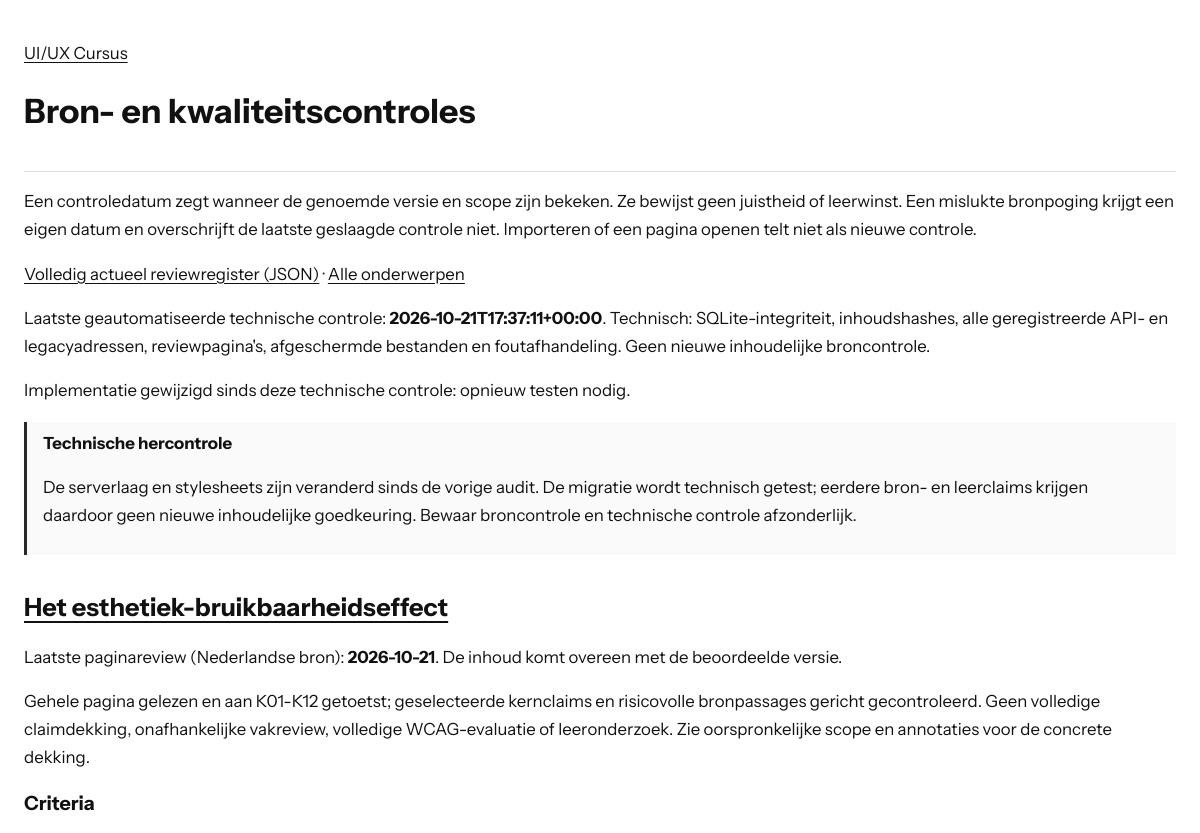
The page /checks.php?topic=esthetiek-en-bruikbaarheid (upper part) on the database as committed earlier.
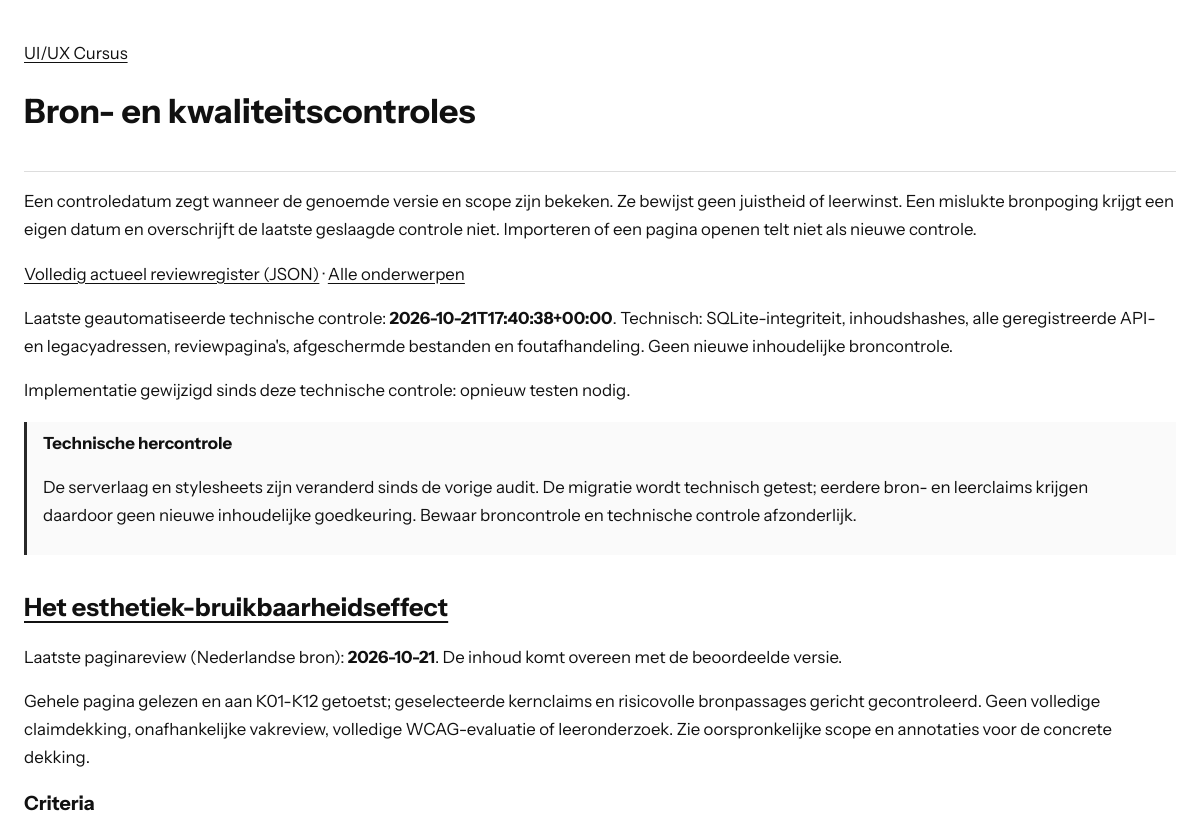
The same page on the database as committed later.
### tables this page shows
CREATE TABLE metadata (key TEXT PRIMARY KEY, value TEXT NOT NULL);

### lib/course.php (called while the page is built, shortened)
<?php
function course_decode(string $value): array
{
    return json_decode($value, true, 512, JSON_THROW_ON_ERROR);
}
function course_meta(PDO $db, string $key): array
{
    $q = $db->prepare('SELECT value FROM metadata WHERE key = ?');
    $q->execute([$key]);
    $value = $q->fetchColumn();
    return $value === false ? [] : course_decode($value);
}
function course_topics(PDO $db): array
{
    $q = $db->prepare('SELECT id, metadata_json FROM topics ORDER BY position');
    $q->execute();
    return array_map(static function (array $row): array {
        $topic = course_decode($row['metadata_json']);
        $topic['contentFile'] = 'api.php?resource=content&id=' . rawurlencode($row['id']) . '&lang=nl';
        return $topic;
    }, $q->fetchAll());
}
function course_review(PDO $db, string $id): ?array
{
    $q = $db->prepare('SELECT p.*, c.content_hash FROM page_reviews p JOIN contents c ON c.topic_id=p.topic_id AND c.lang=? WHERE p.topic_id=?');
    $q->execute(['nl', $id]);
    $row = $q->fetch();
    $review = course_decode($row['review_json']);
    $review['review_language'] = 'nl';
    $review['last_checked_at'] = $row['last_checked_at'];
    $review['checked_hash'] = $row['checked_hash'];
    $review['current_hash'] = $row['content_hash'];
    $review['needs_content_review'] = $row['checked_hash'] !== $row['content_hash'];
    $q = $db->prepare('SELECT * FROM criterion_checks WHERE topic_id=? ORDER BY criterion');
    $q->execute([$id]);
    foreach ($q as $item) {
        $review['criteria'][$item['criterion']] = [
            'status' => $item['status'], 'evidence' => $item['evidence'],
            'last_checked_at' => $item['last_checked_at'], 'checked_hash' => $item['checked_hash'],
            'needs_review' => $item['checked_hash'] !== $row['content_hash'],
        ];
    }
    $q = $db->prepare('SELECT * FROM claims WHERE topic_id=? ORDER BY id');
    $q->execute([$id]);
    $review['claims'] = [];
    foreach ($q as $item) {
        $claim = course_decode($item['claim_json']);
        $claim['verification'] = $item['verification'];
        $claim['last_attempted_at'] = $item['last_attempted_at'];
        $claim['last_checked_at'] = $item['last_checked_at'];
        $claim['checked_hash'] = $item['checked_hash'];
        $claim['needs_review'] = $item['last_checked_at'] === null || $item['checked_hash'] !== $row['content_hash'];
        $review['claims'][] = $claim;
    }
    return $review;
}
function course_dependencies(PDO $db): array
{
    $expected = course_meta($db, 'audit')['dependency_hashes'] ?? [];
    $result = [];
    foreach ($expected as $file => $hash) {
        $path = COURSE_ROOT . '/' . $file;
        $current = is_file($path) ? hash_file('sha256', $path) : null;
        $result[] = ['file' => $file, 'checked_hash' => $hash, 'current_hash' => $current, 'needs_review' => $current !== $hash];
    }
    return $result;
}
function course_e(mixed $text): string
{
    return htmlspecialchars((string)$text, ENT_QUOTES | ENT_SUBSTITUTE, 'UTF-8');
}
function course_slug(mixed $value): ?string
{
    return is_string($value) && preg_match('/\A[a-z0-9]+(?:-[a-z0-9]+)*\z/D', $value) ? $value : null;
}

### checks.php (the view, shortened to what the changed rows need)
<?php
require_once __DIR__ . '/lib/course.php';
try {
    $db = course_db();
    $topics = course_topics($db);
    $selected = isset($_GET['topic']) ? course_slug($_GET['topic']) : null;
    $review = $selected !== null ? course_review($db, $selected) : null;
    $reviews = $selected === null ? course_reviews($db)['records'] : [$review];
} catch (Throwable $error) {
    error_log('Course checks: ' . $error->getMessage());
    http_response_code(503);
    exit('De controles zijn tijdelijk niet beschikbaar.');
}
?>
<!doctype html>
<html lang="nl"><head><meta charset="utf-8"><meta name="viewport" content="width=device-width,initial-scale=1">
<title>Bron- en kwaliteitscontroles - UI/UX Cursus</title><link rel="stylesheet" href="styles/checks.css?v=instrument1"></head>
<body><header><a href="index.php">UI/UX Cursus</a><h1>Bron- en kwaliteitscontroles</h1></header><main>
<p>Een controledatum zegt wanneer de genoemde versie en scope zijn bekeken. Ze bewijst geen juistheid of leerwinst. Een mislukte bronpoging krijgt een eigen datum en overschrijft de laatste geslaagde controle niet. Importeren of een pagina openen telt niet als nieuwe controle.</p>
<p><a href="api.php?resource=reviews">Volledig actueel reviewregister (JSON)</a> · <a href="checks.php">Alle onderwerpen</a></p>
<?php $technical = course_meta($db, 'technical_validation'); if ($technical): ?>
<p>Laatste geautomatiseerde technische controle: <strong><?= course_e($technical['validated_at']) ?></strong>. <?= course_e($technical['scope']) ?></p>
<?php $technicalChanged = array_filter($technical['file_hashes'], static fn(string $hash, string $file): bool => !is_file(COURSE_ROOT . '/' . $file) || hash_file('sha256', COURSE_ROOT . '/' . $file) !== $hash, ARRAY_FILTER_USE_BOTH); if ($technicalChanged): ?><p>Implementatie gewijzigd sinds deze technische controle: opnieuw testen nodig.</p><?php endif; ?>
<?php endif; ?>
<?php $changed = array_filter(course_dependencies($db), static fn(array $r): bool => $r['needs_review']); ?>
<?php if ($changed): ?><aside><strong></strong><p></p></aside><?php endif; ?>
<?php foreach ($reviews as $item): ?>
<section><h2><a href="index.php?topic=<?= course_e($item['id']) ?>#<?= course_e($item['id']) ?>"><?= course_e(array_values(array_filter($topics, static fn(array $t): bool => $t['id'] === $item['id']))[0]['titel']) ?></a></h2>
<p></p>
<p><?= course_e($item['review_scope'] ?? '') ?></p>
<?php if ($selected === null): ?><p><a href="checks.php?topic=<?= course_e($item['id']) ?>">Bekijk criteria, bronclaims en controledatums</a></p><?php else: ?>
<h3>Criteria</h3>
<?php endif; ?></section>
<?php endforeach; ?>
</main></body></html>

Rows that differ between the two databases and show on the page:
changed metadata: value "2026-10-21T17:37:11+00:00" → "2026-10-21T17:40:38+00:00"
